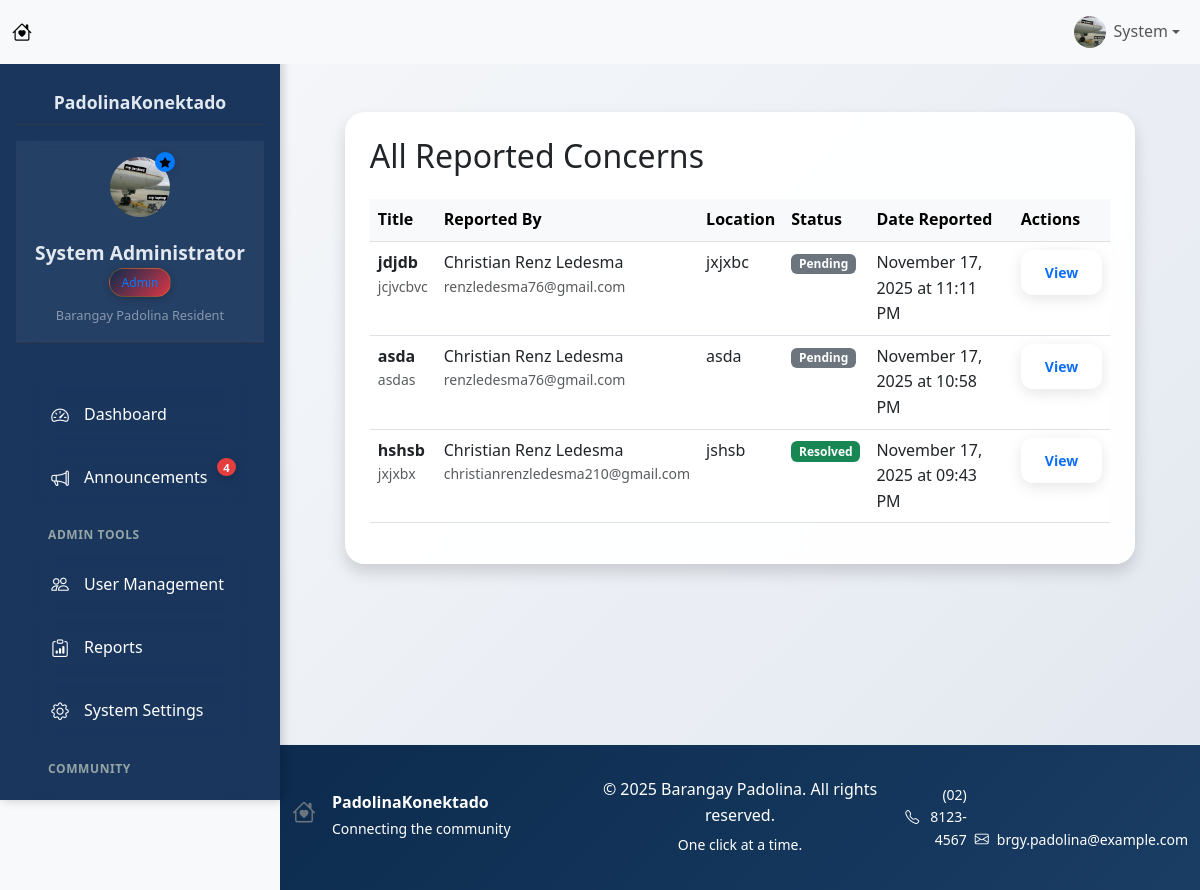
Screenshot of /all_concerns (signed in) with the database file from the repository.
### tables this page shows
CREATE TABLE "concerns" (
            id INTEGER PRIMARY KEY AUTOINCREMENT,
            user_id INTEGER NOT NULL,
            title TEXT NOT NULL,
            description TEXT NOT NULL,
            location TEXT,
            image_path TEXT,
            status TEXT DEFAULT 'pending',
            created_at TIMESTAMP DEFAULT CURRENT_TIMESTAMP,
            updated_at TIMESTAMP DEFAULT CURRENT_TIMESTAMP,
            FOREIGN KEY (user_id) REFERENCES users (id)
        );

CREATE TABLE users (
            id INTEGER PRIMARY KEY AUTOINCREMENT,
            username TEXT UNIQUE NOT NULL,
            email TEXT UNIQUE NOT NULL,
            password TEXT NOT NULL,
            first_name TEXT NOT NULL,
            last_name TEXT NOT NULL,
            user_type TEXT DEFAULT 'resident',
            address TEXT,
            phone TEXT,
            is_active BOOLEAN DEFAULT 1,
            created_at TIMESTAMP DEFAULT CURRENT_TIMESTAMP,
            updated_at TIMESTAMP DEFAULT CURRENT_TIMESTAMP,
            last_login TIMESTAMP
        , profile_picture TEXT);

### app.py (the view)
@app.route('/all_concerns')
def all_concerns():
    if 'user_id' not in session or session.get('user_type') != 'admin':
        flash('Access denied! Admin privileges required.', 'danger')
        return redirect(url_for('login'))
    try:
        conn = get_db_connection()
        cursor = conn.cursor()
        cursor.execute("""
            SELECT c.*, u.first_name, u.last_name, u.email
            FROM concerns c
            JOIN users u ON c.user_id = u.id
            ORDER BY c.created_at DESC
        """)
        concerns = []
        for row in cursor.fetchall():
            concern = dict(row)
            if concern.get('image_path'):
                concern['image_path'] = concern['image_path'].replace('\\', '/')
                if concern['image_path'].startswith('static/'):
                    concern['image_path'] = concern['image_path'][7:]  # Remove 'static/' prefix
            def parse_datetime(dt_str):
                if not dt_str:
                    return None
                dt_str = dt_str.split('+')[0].strip()
                for fmt in ['%Y-%m-%d %H:%M:%S.%f', '%Y-%m-%d %H:%M:%S']:
                    try:
                        return datetime.strptime(dt_str, fmt)
                    except ValueError:
                        continue
                return None
            concern['created_at'] = parse_datetime(concern['created_at'])
            concern['updated_at'] = parse_datetime(concern['updated_at'])
            concerns.append(concern)
        return render_template('all_concerns.html',
                            title='All Concerns',
                            concerns=concerns,
                            format_datetime=format_datetime)
    except sqlite3.Error as e:
        print(f"Database error in all_concerns: {e}")
        flash('An error occurred while fetching concerns.', 'danger')
        return redirect(url_for('dashboard'))
    except Exception as e:
        print(f"Unexpected error in all_concerns: {e}")
        flash('An unexpected error occurred.', 'danger')
        return redirect(url_for('dashboard'))
    finally:
        if 'conn' in locals():
            conn.close()

### app.py (called while the page is built, shortened)
def format_datetime_local(dt):
    if dt is None:
        return ""
    if hasattr(dt, 'tzinfo') and dt.tzinfo is None:
        dt = TIMEZONE.localize(dt)
    elif hasattr(dt, 'tzinfo'):
        dt = dt.astimezone(TIMEZONE)
    return dt.strftime('%B %d, %Y at %I:%M %p')

def get_db_connection():
    conn = sqlite3.connect('padolinakonektado.db')
    conn.row_factory = sqlite3.Row
    return conn

def get_profile_picture_url(profile_picture):
    if profile_picture and profile_picture.strip():
        return url_for('static', filename=f'uploads/profile_pics/{profile_picture}')
    else:
        return url_for('static', filename='img/default_profile.png')

@app.template_filter('format_datetime')
def format_datetime(value, format='%B %d, %Y at %I:%M %p'):
    if not value:
        return ""
    try:
        return format_datetime_local(value)
    except (AttributeError, ValueError) as e:
        print(f"Error formatting datetime {value}: {e}")
        return str(value)  # Return string representation as fallback

@app.context_processor
def inject_community_stats():
    if session.get('user_id'):
        stats = get_community_stats()
        return {
            'total_residents': stats['total_residents'],
            'total_concerns': stats['total_concerns'],
            'total_events': stats['total_events'],
            'total_announcements': stats['total_announcements']
        }
    return {}

@app.context_processor
def inject_profile_picture_url():
    return dict(get_profile_picture_url=get_profile_picture_url)

### templates/all_concerns.html (shortened to what this page needs)
{% extends "base.html" %}
{% block content %}
<div class="container d-flex justify-content-center mt-4">
    {% if not concerns %}
    <div class="alert alert-info">No concerns have been reported yet.</div>
    {% else %}
    <div class="card"
        style="max-width: 1400px; width: 95%; margin: 0 auto; box-shadow: 0 0.5rem 1rem rgba(0, 0, 0, 0.15);">
        <div class="card-body p-4">
            <div class="d-flex justify-content-between align-items-center mb-4">
                <h2 class="mb-0">All Reported Concerns</h2>
            </div>
            <div class="table-responsive">
                <table class="table table-hover">
                    <thead class="table-light">
                        <tr>
                            <th>Title</th>
                            <th>Reported By</th>
                            <th>Location</th>
                            <th>Status</th>
                            <th>Date Reported</th>
                            <th>Actions</th>
                        </tr>
                    </thead>
                    <tbody>
                        {% for concern in concerns %}
                        <tr>
                            <td>
                                <div class="d-flex align-items-center">
                                    <div>
                                        <strong>{{ concern.title }}</strong>
                                        <div class="text-muted small">{{ concern.description|truncate(30) }}</div>
                                    </div>
                                </div>
                            </td>
                            <td>
                                {{ concern.first_name }} {{ concern.last_name }}
                                <small class="d-block text-muted">{{ concern.email }}</small>
                            </td>
                            <td>{{ concern.location or 'N/A' }}</td>
                            <td>
                                <span
                                    class="badge bg-{{ 'success' if concern.status == 'resolved' else 'warning' if concern.status == 'in_progress' else 'secondary' }}">
                                    {{ concern.status|replace('_', ' ')|title }}
                                </span>
                            </td>
                            <td>{{ format_datetime(concern.created_at) }}</td>
                            <td>
                                <button class="btn btn-sm btn-outline-primary" data-bs-toggle="modal"
                                    data-bs-target="#concernModal{{ concern.id }}">
                                     View
                                </button>
                            </td>
                        </tr>
                        {% endfor %}
                    </tbody>
                </table>
            </div>
        </div>
    </div>
    {% endif %}
</div>
{% endblock %}

### static/css/style.css (style rules this page uses)
:root { --primary-color: #0C2B4E; --secondary-color: #1A3D64; --success-color: #198754; --danger-color: #dc3545; --warning-color: #ffc107; --info-color: #1D546C; --dark-color: #343a40; --light-color: #f8f9fa; --sidebar-width: 280px; --gradient-primary: linear-gradient(135deg, #0C2B4E 0%, #1A3D64 100%); --gradient-secondary: linear-gradient(135deg, #1A3D64 0%, #1D546C 100%); --gradient-success: linear-gradient(135deg, #0C2B4E 0%, #1D546C 100%); --gradient-warning: linear-gradient(135deg, #1A3D64 0%, #1D546C 100%); --gradient-danger: linear-gradient(135deg, #0C2B4E 0%, #dc3545 100%); --gradient-dark: linear-gradient(135deg, #0C2B4E 0%, #1A3D64 100%); --gradient-sidebar: linear-gradient(180deg, #0C2B4E 0%, #1A3D64 100%); --gradient-card: linear-gradient(135deg, #0C2B4E 0%, #1D546C 100%); --gradient-welcome: linear-gradient(135deg, #0C2B4E 0%, #1D546C 100%); }
* { box-sizing: border-box; }
body { background-color: #f8f9fa; font-family: 'Segoe UI', Tahoma, Geneva, Verdana, sans-serif; line-height: 1.6; min-height: 100vh; margin: 0; padding: 0; display: flex; flex-direction: column; }
.card { border: none; border-radius: 20px; box-shadow: 0 8px 25px rgba(0, 0, 0, 0.1); margin-bottom: 2rem; transition: all 0.4s ease; backdrop-filter: blur(10px); background: rgba(255, 255, 255, 0.95); border: 1px solid rgba(255, 255, 255, 0.2); overflow: hidden; }
.btn { border-radius: 12px; font-weight: 600; transition: all 0.3s ease; padding: 0.75rem 1.5rem; border: none; box-shadow: 0 4px 15px rgba(0, 0, 0, 0.1); }

### templates/base.html (style rules this page uses)
:root { --sidebar-width: 280px; --sidebar-collapsed-width: 70px; --top-navbar-height: 56px; --transition-speed: 0.3s; --sidebar-bg: #1a365d; --sidebar-hover: #2d6bc2; --sidebar-active: var(--accent-color); --sidebar-text: #e2e8f0; --sidebar-text-muted: #a0aec0; --accent-color: #007bff; --accent-hover: #0056b3; --accent-light: rgba(0, 123, 255, 0.1); --accent-gradient: linear-gradient(135deg, #007bff 0%, #0056b3 100%); }
body { min-height: 100vh; background-color: #f8f9fa; }
.accent-default { --accent-color: #6c757d; --accent-hover: #5a6268; --accent-light: rgba(248, 249, 250, 0.5); --accent-gradient: linear-gradient(135deg, #6c757d 0%, #5a6268 100%); }
.font-medium { font-size: 16px; }

### rows the page displays
concerns: title "jdjdb", description "jcjvcbvc", first_name "Christian Renz", last_name "Ledesma", email "renzledesma76@gmail.com", location "jxjxbc", status "Pending", created_at "November 17, 2025 at 11:11 PM"
concerns: title "asda", description "asdas", first_name "Christian Renz", last_name "Ledesma", email "renzledesma76@gmail.com", location "asda", status "Pending", created_at "November 17, 2025 at 10:58 PM"
concerns: title "hshsb", description "jxjxbx", first_name "Christian Renz", last_name "Ledesma", email "christianrenzledesma210@gmail.com", location "jshsb", status "Resolved", created_at "November 17, 2025 at 09:43 PM"

### other values shown
{{ session.first_name }} "System"
{{ session.last_name }} "Administrator"
{{ session.user_type|title }} "Admin"
{{ announcement_count }} "4"
